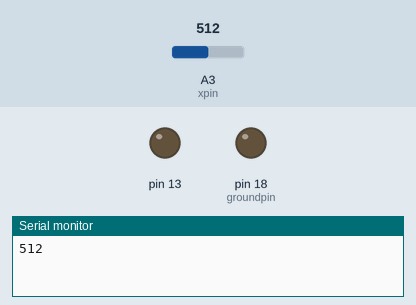
Simulated run of this sketch. Board: Arduino Uno, built with avr-gcc and run on an emulated ATmega328P. Shown: output pins drawn as LEDs (lit = HIGH), the last lines printed to the serial monitor. The inputs (shaded band) are chosen by the test bench; at power-on: A3 (xpin) = 512. Pins used as bus, display or sensor lines are not drawn.

Above: at 0.1 s.
At 10.1 s:
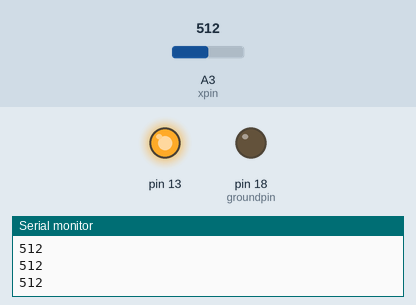
Timing chart, 0 to 11.6 s (numbered marks = the images above):
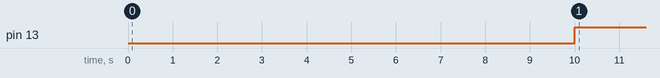

The sketch:

Accelero_Unit1.ino
```cpp
 int groundpin = 18;             // analog input pin 4 -- ground
 int powerpin = 19;              // analog input pin 5 -- voltage
 int xpin = A3;                  // x-axis of the accelerometer
 int ypin = A2;                  // y-axis
 int zpin = A1;                  // z-axis (only on 3-axis models)
 int a=0;
unsigned long last,start;


void setup()
{
  Serial.begin(9600);
  pinMode(13,OUTPUT);
  pinMode(groundpin, OUTPUT);
  pinMode(powerpin, OUTPUT);
  digitalWrite(groundpin, LOW);
  digitalWrite(powerpin, HIGH);
  a=analogRead(xpin);
  start=last=millis();
 }
void loop()
{
  int x=analogRead(xpin);
  Serial.println(x);
  if((a+20)>=x&&(a-20)<=x)
  {
    last=millis();
    if((last-start)>10000)
    digitalWrite(13,HIGH);
  /*  Serial.println(last);
    Serial.println(start);
    Serial.println(a);
    Serial.println(x);*/
  }
  else
  {
    a=x;
    digitalWrite(13,LOW);
    start=millis();
   /* Serial.println(last);
    Serial.println(start);
    Serial.println(a);
    Serial.println(x);*/
  }
    delay(500);
}
```

Measured:
- by itself, pin 13: LOW → HIGH at 10.0 s
